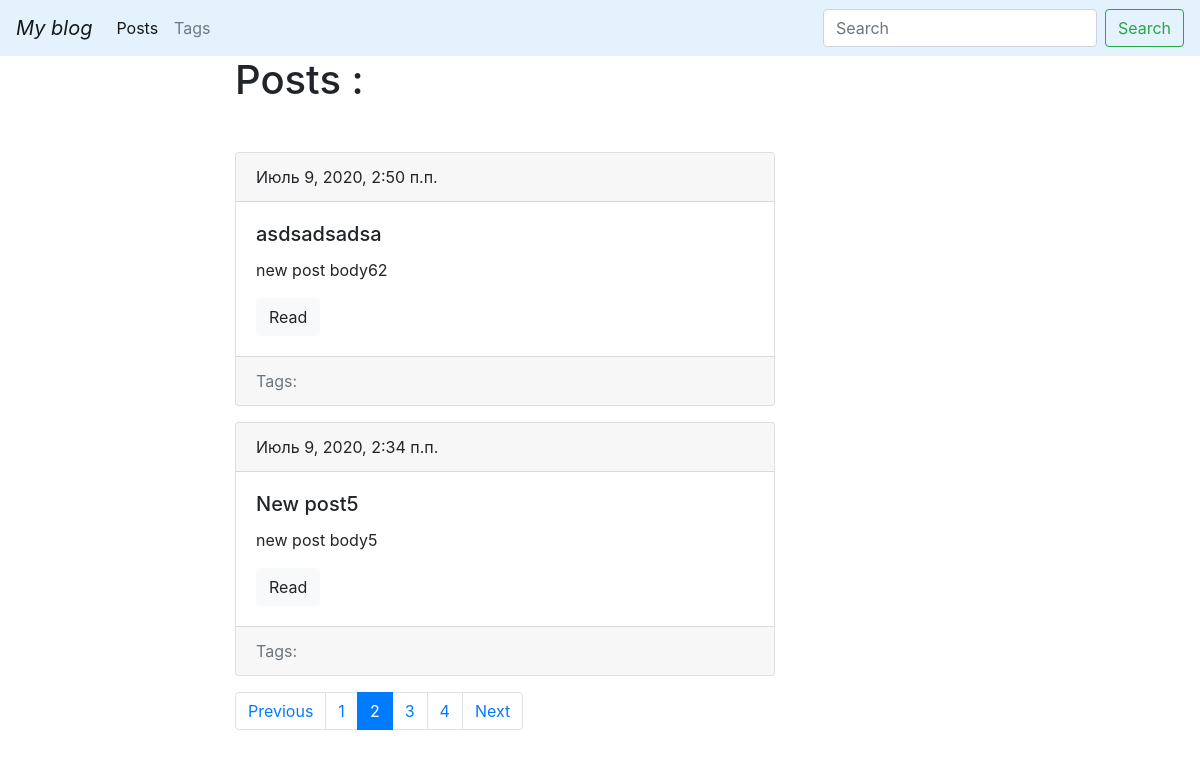
The page /blog/?page=2 on the database as committed earlier.
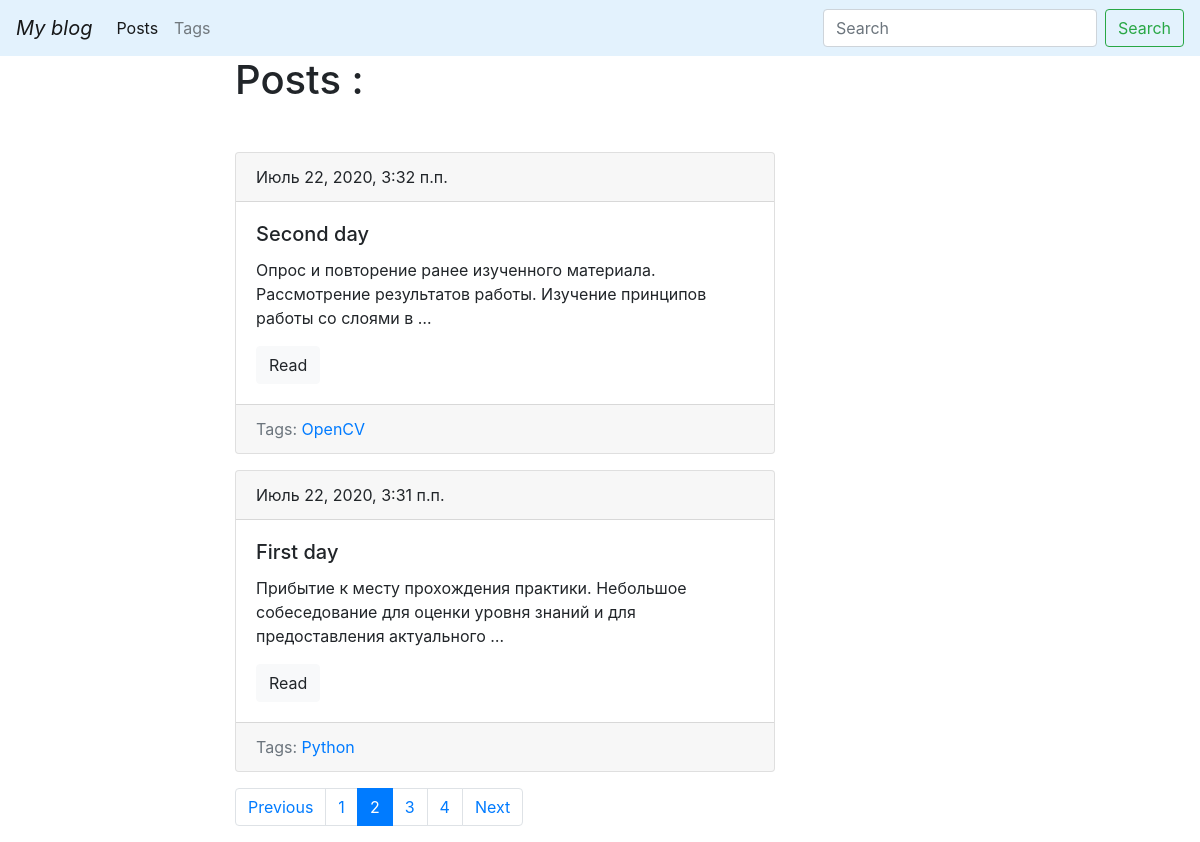
The same page on the database as committed later.
### blog/models.py (models this page shows, shortened)
class Post(models.Model):
    title = models.CharField(max_length= 150, db_index=True)
    slug = models.SlugField(max_length=150, blank=True, unique=True)
    body = models.TextField(blank=True, db_index=True)
    date_pub = models.DateTimeField(auto_now_add=True)
    tags = models.ManyToManyField('Tag', blank=True, related_name='posts')
    def get_absolute_url(self):
        return reverse('post_detail_url', kwargs={'slug' : self.slug})
    class Meta:
        ordering = ['-date_pub']

class Tag(models.Model):
    title = models.CharField(max_length=50)
    slug = models.SlugField(max_length=50, unique=True)
    def get_absolute_url(self):
        return reverse('tag_detail_url', kwargs={'slug' : self.slug})
    class Meta:
        ordering = ['title']

### blog/views.py (the view)
# urls.py: path('', posts_list, name='posts_list_url'),
def posts_list(request):
    search_query = request.GET.get('search', '')
    if search_query:
        posts = Post.objects.filter(Q(title__icontains=search_query) | Q(body__icontains=search_query))
    else:
        posts = Post.objects.all()
    paginator = Paginator(posts, 2)
    page_number = request.GET.get('page',1)
    page = paginator.get_page(page_number)
    is_paginated = page.has_other_pages()
    if page.has_previous():
        previous_url = "?page={}".format(page.previous_page_number())
    else:
        previous_url = ""
    if page.has_next():
        next_url = "?page={}".format(page.next_page_number())
    else:
        next_url = ""
    context= {
        "page_objects": page,
        "is_paginated": is_paginated,
        "next_url": next_url,
        "previous_url": previous_url,
    }
    return render(request, 'blog/index.html', context= context)

### blog/templates/blog/index.html (shortened to what this page needs)
{% extends 'blog/base_blog.html'%}
{% block content %}
    <h1 class="mb-5"> Posts : </h1>
        {% for post in page_objects.object_list %}
             {% include 'blog/includes/post_card_template.html'%}
        {% endfor %}
{% endblock %}

### blog/templates/blog/includes/post_card_template.html (shortened to what this page needs)
<div class="card">
    <div class="card-header">
        {{post.date_pub}}
    </div>
    <div class="card-body">
        <h5 class="card-title">{{ post.title }}</h5>
        <p class="card-text">{{post.body|truncatewords:15|safe}}</p>
        <a href="{{ post.get_absolute_url }}" class="btn btn-light">Read</a>
    </div>
    <div class="card-footer text-muted">
        Tags:
        {% for tag in post.tags.all %}
        <a href="{{ tag.get_absolute_url }}"> {{ tag.title }}</a>
        {% endfor %}
    </div>
</div>

Rows that differ between the two databases and show on the page:
no longer on this page (row edited): Post: date_pub "Июль 9, 2020, 2:50 п.п.", title "asdsadsadsa", body "new post body62"
removed Post: date_pub "Июль 9, 2020, 2:34 п.п.", title "New post5", body "new post body5"
added Post: date_pub "Июль 22, 2020, 3:32 п.п.", title "Second day", body "Опрос и повторение ранее изученного материала. Рассмотрение результатов работы. Изучение принципов работы со слоями в …"
added Tag: title "OpenCV", shown under "Июль 22, 2020, 3:32 п.п."
added Post: date_pub "Июль 22, 2020, 3:31 п.п.", title "First day", body "Прибытие к месту прохождения практики. Небольшое собеседование для оценки уровня знаний и для предоставления актуального …"
added Tag: title "Python", shown under "Июль 22, 2020, 3:31 п.п."
